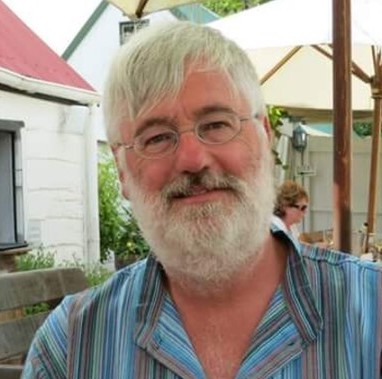
#> input picture subgroups/images/David.jpg, 382 x 379 px
$ python cartoonize.py images/David.jpg 5
#> lines starting #> are read from the running program, lines starting #| are printed output that depends on the picture; after the words box and inside, x2 and y2 are one past the last pixel; in counts of white or black regions, pixels touching at a corner belong together
#!/usr/bin/env python
# coding: utf-8

# In[35]:

import sys
import cv2
import numpy as np
import time
import pylab as pl

inputfile = sys.argv[1]
smoothness = 3

if len(sys.argv)>2:
    smoothness = int(sys.argv[2])

img = cv2.imread(inputfile)
#> img is the input picture: shape (379, 382, 3); mean B, G, R 132.6, 144, 152.8
pl.imshow(img, cmap="bone")
pl.show()


gray = cv2.cvtColor(img, cv2.COLOR_RGBA2GRAY)
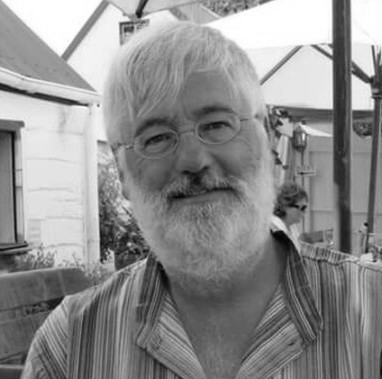
#> gray: shape (379, 382); min 1, max 255, mean 141.6

#pl.imshow(gray, cmap="bone")


edges = cv2.adaptiveThreshold(gray, 255,
                cv2.ADAPTIVE_THRESH_MEAN_C,
                cv2.THRESH_BINARY, 9, 9)
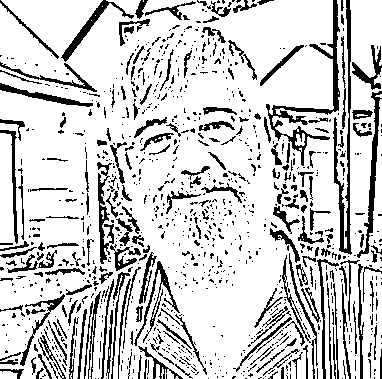
#> edges: shape (379, 382); 80.7% white; 1030 black regions (814 under 20 px), largest, box (x1, y1, x2, y2) and area: (266, 0, 340, 166) 1567, (333, 0, 352, 255) 1293, (357, 91, 382, 258) 826
pl.imshow(edges, cmap="bone")
pl.show()

edges2 = cv2.adaptiveThreshold(gray, 255,
                               cv2.ADAPTIVE_THRESH_MEAN_C,
                               cv2.THRESH_BINARY, smoothness, smoothness)
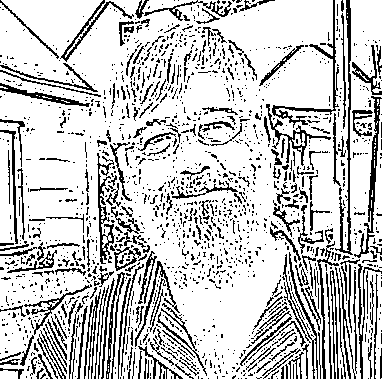
#> edges2: shape (379, 382); 78.6% white; black in thin lines or dots
pl.imshow(edges2, cmap="bone")
pl.show()


    # 2) Color
color = cv2.bilateralFilter(gray, 15, 50, 50)
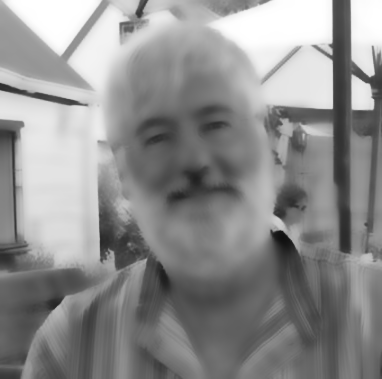
#> color: shape (379, 382); min 15, max 255, mean 141.8

#gamma = 0.3
def adjust_gamma(image, gamma=1.0):
    invGamma = 1.0 / gamma
    table = np.array([((i / 255.0) ** invGamma) * 255
        for i in np.arange(0, 256)]).astype("uint8")
    return cv2.LUT(image, table)
adjusted = adjust_gamma(color, gamma=1)

#pl.imshow(adjusted, cmap="bone")


# 3) Cartoon
cartoon = cv2.bitwise_and(adjusted, adjusted, mask=edges2)
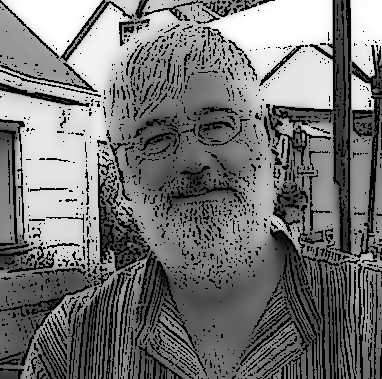
#> cartoon: shape (379, 382); min 0, max 255, mean 117.4
pl.imshow(cartoon, cmap="gray")
pl.show()

cartoon = cv2.bitwise_and(cartoon, cartoon, mask=edges)
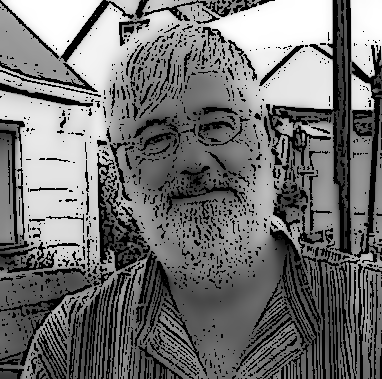
#> cartoon: shape (379, 382); min 0, max 255, mean 114.5
pl.imshow(cartoon, cmap="gray")
pl.show()

cartoon = cv2.bitwise_and(cartoon, adjusted, mask=edges2)
pl.imshow(cartoon, cmap="gray")
pl.show()


pl.imshow(cartoon, cmap="gray")


#pl.imshow(cartoon, cmap="bone")


outname = sys.argv[1].replace("images/",
                              "../subgroups/images/").replace('.png',
                                            '_avatar.png').replace('.jpg',
                                            '_avatar.png').replace('.jpeg',
                                            '_avatar.png')
cv2.imwrite(outname, cartoon)
print(outname)

$ run again, on subgroups/images/igor.jpeg
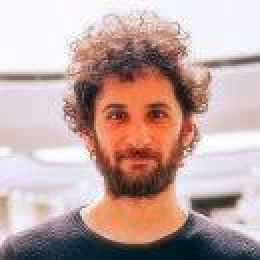
#> input picture subgroups/images/igor.jpeg, 130 x 130 px (shown 2 times larger)
#> img is the input picture: shape (130, 130, 3); mean B, G, R 162.6, 165.9, 192.4
#> `edges = cv2.adaptiveThreshold(gray, 255, cv2.ADAPTIVE_THRESH_MEAN_C, c..`:
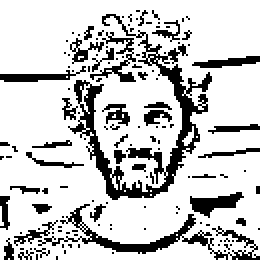
#> edges: shape (130, 130) (shown 2 times larger); 78.8% white; 132 black regions (107 under 20 px), largest, box (x1, y1, x2, y2) and area: (34, 7, 106, 100) 1249, (19, 102, 130, 130) 542, (95, 96, 122, 109) 168
#> edges2: shape (130, 130); 77.9% white; black in thin lines or dots
#> `cartoon = cv2.bitwise_and(cartoon, cartoon, mask=edges)`:
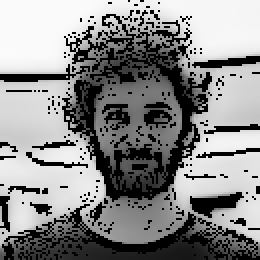
#> cartoon: shape (130, 130) (shown 2 times larger); min 0, max 251, mean 138.2

$ run again, on subgroups/images/marconi.png
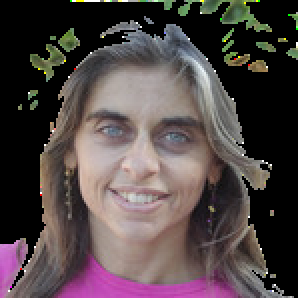
#> input picture subgroups/images/marconi.png, 149 x 149 px (shown 2 times larger)
#> img is the input picture: shape (149, 149, 3); mean B, G, R 70.5, 70, 81.1
#> `edges = cv2.adaptiveThreshold(gray, 255, cv2.ADAPTIVE_THRESH_MEAN_C, c..`:
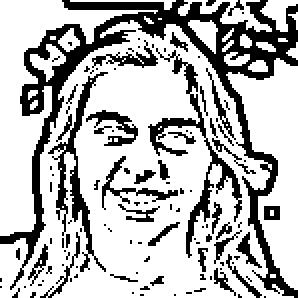
#> edges: shape (149, 149) (shown 2 times larger); 71.5% white; 112 black regions (87 under 20 px), largest, box (x1, y1, x2, y2) and area: (0, 0, 149, 149) 3346, (74, 24, 121, 129) 671, (24, 36, 54, 136) 562
#> edges2: shape (149, 149); 74.1% white; black in thin lines or dots
#> `cartoon = cv2.bitwise_and(adjusted, adjusted, mask=edges2)`:
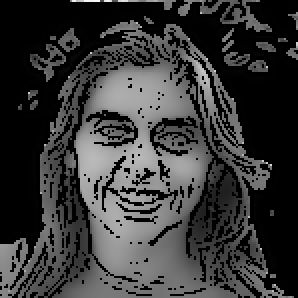
#> cartoon: shape (149, 149) (shown 2 times larger); min 0, max 249, mean 56.2
